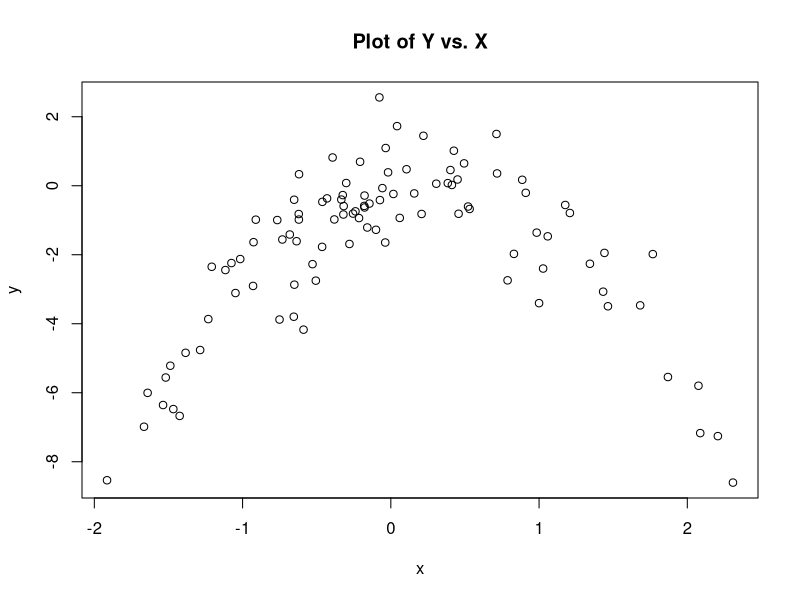
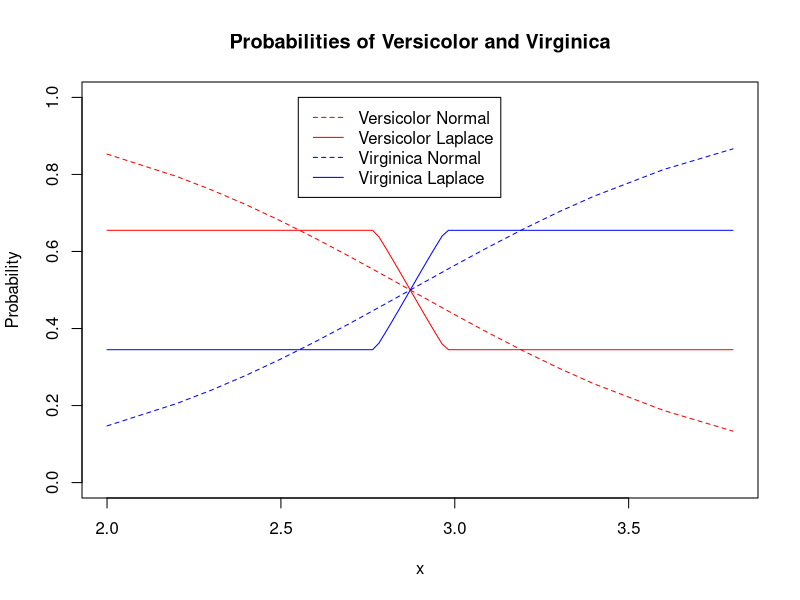

R code for these plots, in order:
## ---- chunk 1
knitr::opts_chunk$set(echo = TRUE)
## ---- chunk 2
library(knitr)
opts_chunk$set(tidy.opts=list(width.cutoff=60),tidy=TRUE)
## ---- chunk 3
set.seed(1)
y=rnorm(100)
x=rnorm(100)
y=x-2*x^2+rnorm(100)
df <- data.frame(cbind(x,y))
## ---- chunk 4
plot(x,y,main="Plot of Y vs. X")
## ---- chunk 5
# Fitting models and finding LOOCV errors for each
library(boot)
cv.error <- rep(0, 4)
mods <- as.list(rep(NA,4))
set.seed(123)
for (i in 1:4){
  mods[[i]] <- glm(y~poly(x, i), data=df)
  cv.error[i] <- cv.glm(df, mods[[i]])$delta[1] 
}
cv.error
## ---- chunk 6
# Fitting models and finding LOOCV errors for each, using a different seed
cv.error <- rep(0, 4)
mods <- as.list(rep(NA,4))
set.seed(1234)
for (i in 1:4){
  mods[[i]] <- glm(y~poly(x, i), data=df)
  cv.error[i] <- cv.glm(df, mods[[i]])$delta[1] 
}
cv.error
## ---- chunk 7
for (i in 1:4){
  print(summary(mods[[i]]))
}
## ---- chunk 8
dat <- iris[iris$Species!="setosa",c(2,5)]
pi.vers <- nrow(dat[dat=="versicolor",]) / nrow(dat)
pi.virg <- 1 - pi.vers
mu.vers <- mean(dat$Sepal.Width[dat$Species=="versicolor"])
mu.virg <- mean(dat$Sepal.Width[dat$Species!="versicolor"])
b.default <- sqrt((var(dat$Sepal.Width[dat$Species=="versicolor"]) + var(dat$Sepal.Width[dat$Species!="versicolor"])) / 2)

# Density function assuming a Laplace distribution
func <- function(x, mu, b=b.default){
  (1 / (2*b)) * exp(-abs(x - mu) / b)
}
x.vals <- seq(min(dat$Sepal.Width), max(dat$Sepal.Width), length.out = 100)
# Vectors containing values of f for different x values
f.vers <- func(x.vals, mu.vers)
f.virg <- func(x.vals, mu.virg)
# Probablities of versicolor and virginica
prob.vers <- rep(NA, 100)
prob.virg <- rep(NA, 100)
for (i in 1:100) {
      prob.vers[i] <- (pi.vers * f.vers[i]) / (pi.vers * f.vers[i] + pi.virg * f.virg[i])
      prob.virg[i] <- 1 - prob.vers[i]
}

# Probabilities assuming Normal density function
library(MASS)
dat$Species <- droplevels(dat$Species)
datnew <- dat[order(dat$Sepal.Width),]
lda.fit=lda(Species ~ Sepal.Width, data=datnew)
lda.pred=predict(lda.fit, datnew)
lda.vers <- lda.pred$posterior[,1]
lda.virg <- lda.pred$posterior[,2]

# Plotting probabilities
plot(x.vals, prob.vers, type = "l", xlab = "x", ylab = "Probability", col = "red", main = "Probabilities of Versicolor and Virginica", ylim = c(0,1))
lines(x.vals, prob.virg, col="blue")
lines(datnew$Sepal.Width, lda.vers, col="red", lty=2)
lines(datnew$Sepal.Width, lda.virg, col="blue", lty=2)
legend(x=2.55, y=1, legend=c("Versicolor Normal", "Versicolor Laplace", "Virginica Normal", "Virginica Laplace"),col=c("red","red","blue","blue"),lty=c(2,1,2,1))

# Confusion matrix Laplace
laplace.class <- ifelse(prob.vers > prob.virg, "versicolor", "virginica")
tab.dat.laplace <- table(laplace.class, dat$Species)
# Confusion matrix Normal
lda.class <- lda.pred$class
tab.dat <- table(lda.class, dat$Species)
# View matrices
addmargins(tab.dat)
addmargins(tab.dat.laplace)
